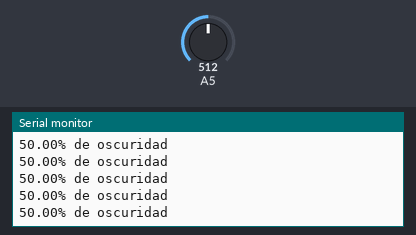
A sketch run on a simulated Arduino Uno, built with avr-gcc and run on an emulated ATmega328P. On the bench: the last lines printed to the serial monitor. The inputs (shaded band) are chosen by the test bench; at power-on: A5 = 512.

Above: at 1.2 s.
1.3 s: A5 set to 716
At 1.31 s:
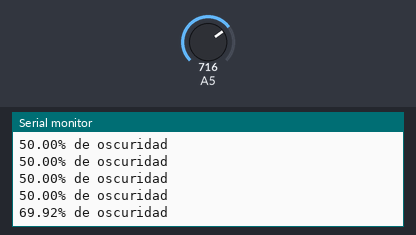
2.8 s: A5 set to 900
At 2.82 s:
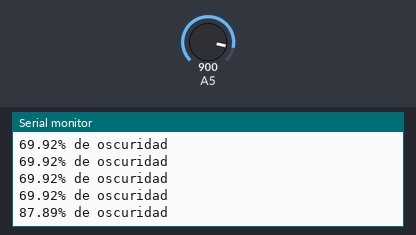
Timing chart, 0 to 5.8 s (numbered marks = the images above; inputs shaded):
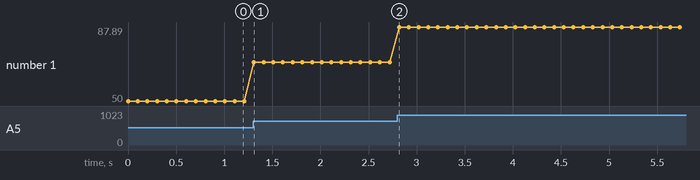

Measured:
- after the input at 1.3 s, the serial monitor: prints a new line at once (image 1)
- after the input at 2.8 s, the serial monitor: prints a new line at once (image 2)
- plotted number 1: 50 → 69.92 after the input at 1.3 s, 69.92 → 87.89 after the input at 2.8 s

The sketch:

porcentaje_de_oscutidad.ino
```cpp
void setup() {
Serial.begin(9600);
}
void loop() {
 float temperatura = analogRead(5);
 temperatura=(100*temperatura/1024);
Serial.print(temperatura);
Serial.println("% de oscuridad");
delay(100);
}
```
